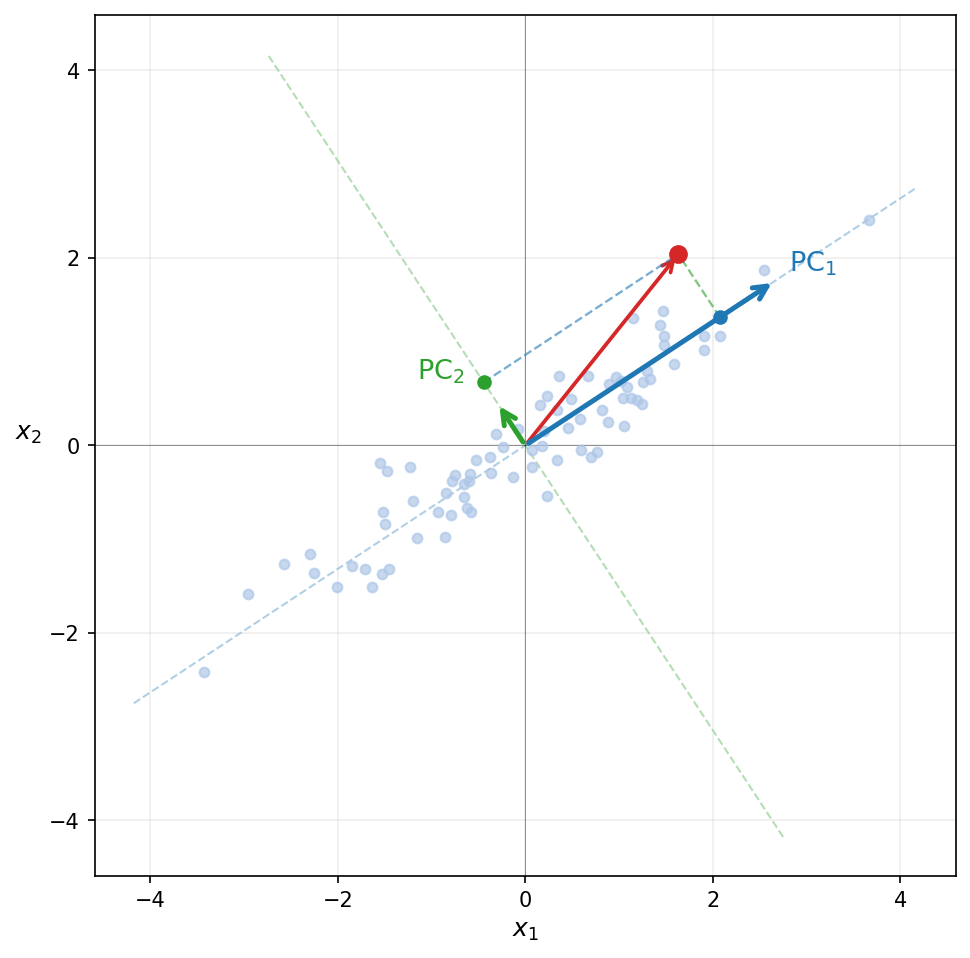

Here is the Python script that generated this plot:
"""
fig11: PCA on a 2D data cloud.
Shows: centered scatter, PC1 (max variance direction), PC2 (orthogonal),
and the projection of one example point onto PC1.
"""
import numpy as np
import matplotlib.pyplot as plt

rng = np.random.default_rng(42)

# generate correlated 2D data
n = 80
cov = np.array([[3.0, 1.8],
                [1.8, 1.2]])
L = np.linalg.cholesky(cov)
X = (L @ rng.standard_normal((2, n))).T   # shape (n, 2)
X -= X.mean(axis=0)                        # center

# PCA via SVD of centered data matrix
_, s, Vt = np.linalg.svd(X, full_matrices=False)
# variance explained by each PC
var = s**2 / (n - 1)
pc1 = Vt[0]   # first principal component
pc2 = Vt[1]   # second principal component
# orient so pc1 points toward positive x1 (upper-right quadrant)
if pc1[0] < 0:
    pc1 = -pc1
if pc2[1] < 0:
    pc2 = -pc2

# scale arrows by std along each PC for visibility
scale1 = np.sqrt(var[0]) * 2.0
scale2 = np.sqrt(var[1]) * 2.0

fig, ax = plt.subplots(figsize=(7, 6.5))
ax.set_aspect('equal')
ax.axhline(0, color='k', lw=0.5, alpha=0.4)
ax.axvline(0, color='k', lw=0.5, alpha=0.4)
ax.grid(True, alpha=0.2)
ax.set_xlabel('$x_1$', fontsize=12)
ax.set_ylabel('$x_2$', fontsize=12, rotation=0, labelpad=10)

# data cloud
ax.scatter(X[:, 0], X[:, 1], color='#aec7e8', s=22, alpha=0.7, zorder=2)

# pick a point with substantial scores on BOTH axes (non-degenerate parallelogram)
scores1 = X @ pc1
scores2 = X @ pc2
candidates = (np.abs(scores1) > 0.8) & (np.abs(scores2) > 0.6)
idx = np.where(candidates)[0][np.argmax(np.abs(scores2[candidates]))]
xp = X[idx]
z1 = xp @ pc1
z2 = xp @ pc2
foot1 = z1 * pc1   # foot on PC1 axis
foot2 = z2 * pc2   # foot on PC2 axis

# arrow: origin -> xp
ax.annotate('', xy=xp, xytext=(0, 0),
            arrowprops=dict(arrowstyle='->', color='#d62728', lw=1.8,
                            mutation_scale=13, zorder=6))

# dashed parallelogram sides: foot1->xp (parallel to PC2), foot2->xp (parallel to PC1)
ax.plot([foot1[0], xp[0]], [foot1[1], xp[1]],
        color='#2ca02c', lw=1.1, linestyle='--', alpha=0.6, zorder=3)
ax.plot([foot2[0], xp[0]], [foot2[1], xp[1]],
        color='#1f77b4', lw=1.1, linestyle='--', alpha=0.6, zorder=3)

ax.plot(*foot1, 'o', color='#1f77b4', ms=6, zorder=4)
ax.plot(*foot2, 'o', color='#2ca02c', ms=6, zorder=4)
ax.plot(*xp,    'o', color='#d62728', ms=8, zorder=7)

# PC arrows from origin, with dashed extension beyond the arrow tip
L_ext = 5.0   # how far to extend the dashed line
for tip, pc, lbl, col, off in [
        ( scale1 * pc1, pc1, '$\\mathrm{PC}_1$', '#1f77b4', np.array([ 0.15,  0.10])),
        ( scale2 * pc2, pc2, '$\\mathrm{PC}_2$', '#2ca02c', np.array([-0.85,  0.25]))]:
    # dashed full axis line through origin in both directions
    ax.plot([-L_ext*pc[0], L_ext*pc[0]], [-L_ext*pc[1], L_ext*pc[1]],
            color=col, lw=1.0, linestyle='--', alpha=0.35, zorder=1)
    ax.annotate('', xy=tip, xytext=(0, 0),
                arrowprops=dict(arrowstyle='->', color=col, lw=2.4,
                                mutation_scale=16, zorder=6))
    ax.text(tip[0] + off[0], tip[1] + off[1], lbl, fontsize=13, color=col)

plt.tight_layout()
plt.savefig('/Users/sasha/linalg-lec/figures/fig11_pca.png',
            dpi=150, bbox_inches='tight')
plt.close()
print('saved')
